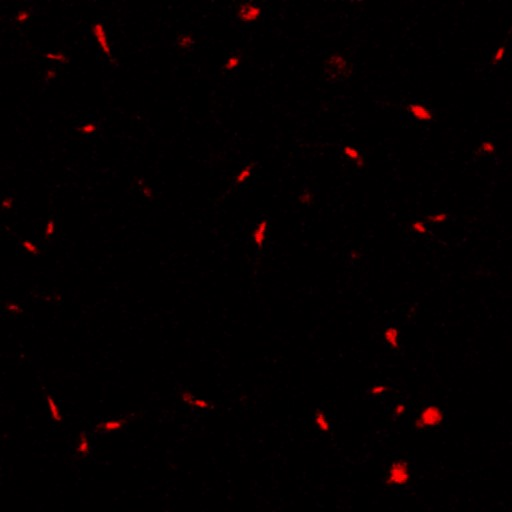
#> input picture project/Segmentación y detección/Images_in/sample.jpg, 512 x 512 px
$ python test_deteccion.py
#> lines starting #> are read from the running program, lines starting #| are printed output that depends on the picture; after the words box and inside, x2 and y2 are one past the last pixel; in counts of white or black regions, pixels touching at a corner belong together
### project/Segmentación y detección/deteccion.py
import numpy as np
from skimage.measure import label
import matplotlib.pyplot as plt

class Particle:
	#Clase que define a cada partícula detectada

	count=0

	# [6 lines left out: function _init_, not called in this run]

def detect_particles(img, seg_img):
	'''
	Toma la imagen original y la segmentada como entrada, devuelve una lísta con todas las partículas
	de la imagen y sus propidades.

	Parametros:
		img (array(M,N)): imágen original.
		seg_img (array(M,N)): imágen segmentada.
	Returns:
		particles (list(Particle)): lista de partículas, un objeto del tipo Particle.
	'''

	M = img.shape[0]
	N = img.shape[1]
	labeled_img, total_particles = label(seg_img,connectivity=2,return_num=True)			#Etiqueta cada partícula con un entero diferente
	count = 0
	particles = [None] * total_particles

	#Se recorren todos los pixeles de la imágen para hayar el centro geométrico de cada partícula haciendo el promedio de sus coordenadas
	#además se guardan el resto de las propiedades de las partículas
	for m in range(M):
		for n in range(N):
			if labeled_img[m,n] == 0:
				pass
			elif particles[labeled_img[m,n]-1] != None:
				particles[labeled_img[m,n]-1].coord += np.array([m,n])
				particles[labeled_img[m,n]-1].mask[m,n] = 255
				particles[labeled_img[m,n]-1].total_pixels += 1
			else:
				p = Particle()
				p.coord=np.array([m,n])
				p.mask=np.zeros((M,N))
				p.mask[m,n] = 255
				p.total_pixels = 1
				particles[labeled_img[m,n]-1] = p
				count += 1

	for i in range(len(particles)):		#se divide la suma de las coordenadas sobre el total de pixeles para hayar el promedio
		particles[i].coord[0] = particles[i].coord[0]/particles[i].total_pixels
		particles[i].coord[1] = particles[i].coord[1]/particles[i].total_pixels

	return particles

def size_filter(particles,pixel_size):
	'''
	Toma la lista de partículas y filtra las que son menores a - micrometros cuadrados.

	Parámetros:
		particles (list(Particle)): Lista de objetos de tipo Particle a filtrar.
		pixel_size (list(float,float)): Las dimensiones de un pixel en micrometros.

	Retorna:
		particles (list(Particle)): Lista de objetos de tipo Particle filtrada.
	'''

	N = len(particles)
	sizes = np.zeros(N)

	particles_out = []

	for n in range(N):
		if (particles[n].total_pixels*(pixel_size[0]*pixel_size[1]) > 10):
			particles_out.append(particles[n])

	return particles_out

### project/Segmentación y detección/test_deteccion.py
from skimage.io import imread, imsave
import matplotlib.pyplot as plt
from matplotlib.patches import Circle
from deteccion import Particle, detect_particles, size_filter


img = imread("Images_in/sample.jpg")[:,:,0]
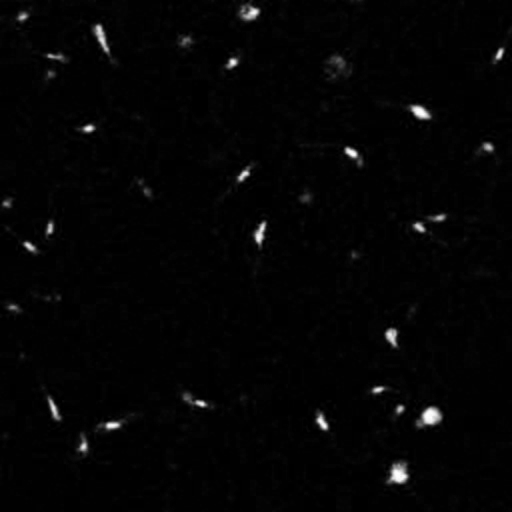
#> img: shape (512, 512); min 0, max 255, mean 4.2
seg_img = img.copy()
for m in range(img.shape[0]):
	for n in range(img.shape[1]):
		if img[m,n]<50:
			seg_img[m,n]=0
		else:
			seg_img[m,n]=1
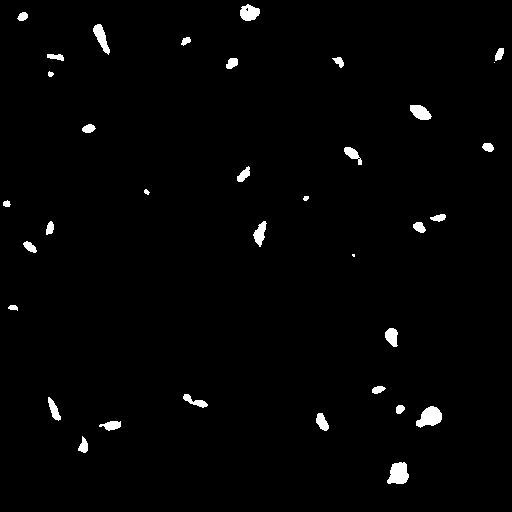
#> seg_img: shape (512, 512); values 0 (black) and 1 (white), 1.6% white; 35 white regions (2 under 20 px), largest, box (x1, y1, x2, y2) and area: (416, 406, 442, 428) 371, (387, 462, 409, 484) 364, (240, 4, 260, 21) 245

particles = detect_particles(img, seg_img)
#> in detect_particles, `labeled_img, total_particles = label(seg_img,connectivity=2,return_num..`: labeled_img: shape (512, 512) int64; 36 distinct labels, from 0 to 35
#> in detect_particles, `labeled_img, total_particles = label(seg_img,connectivity=2,return_num..`: total_particles = 35
#> in detect_particles, `particles = [None] * total_particles`: particles = 35 items
#> after the loop in detect_particles, `for m in range(M):`:
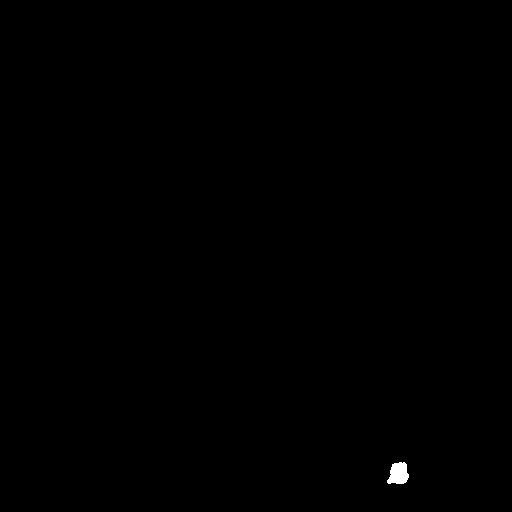
#> p.mask: shape (512, 512) float64; 0.14% white; 1 white region, box (x1, y1, x2, y2) and area: (387, 462, 409, 484) 364
#> the loop in detect_particles, `for i in range(len(particles)):` made 35 passes
#> particles = 35 items
print('Total de partículas detectadas antes de filtrar:',len(particles))
#| Total de partículas detectadas antes de filtrar: 35

fig, ax = plt.subplots(1)
ax.imshow(seg_img,cmap='gray')
for particle in particles:
	patch = Circle((particle.coord[1],particle.coord[0]), radius=1, color='red')
	ax.add_patch(patch)
#> this loop made 35 passes
plt.axis('off')
plt.savefig('Images_out/coords.png', bbox_inches='tight')
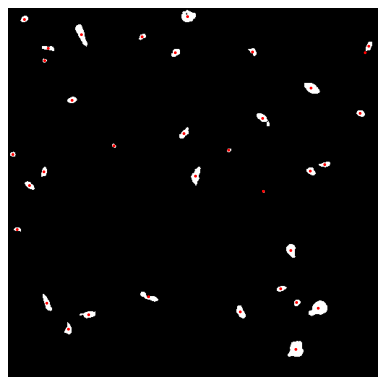
#> figure drawn by matplotlib, 1 panel

particles = size_filter(particles,1)
#> in size_filter, `N = len(particles)`: N = 35
#> after the loop in size_filter, `for n in range(N):`: particles_out = []
#> (the run stopped early here; a loop or call above may not have finished)
